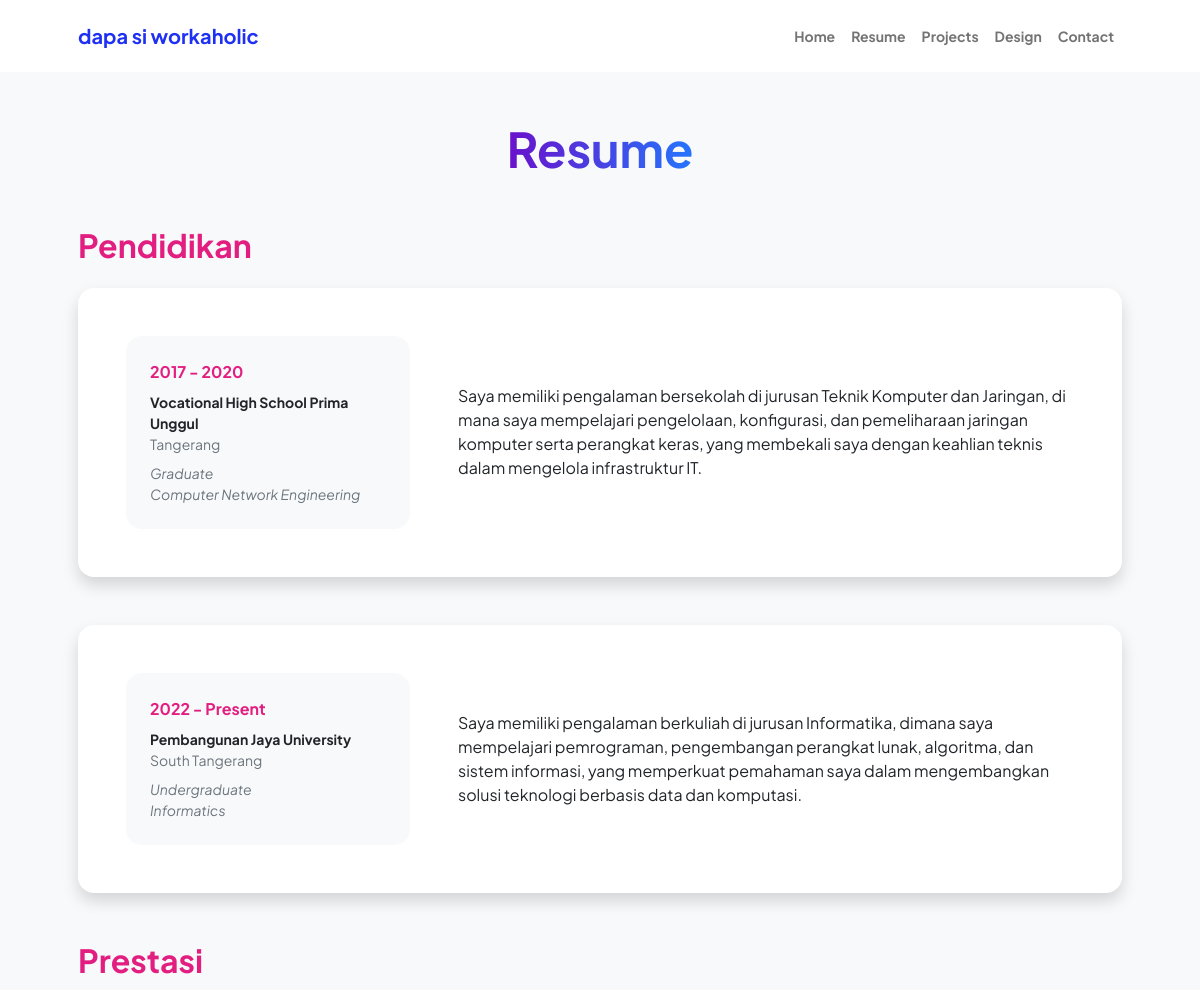
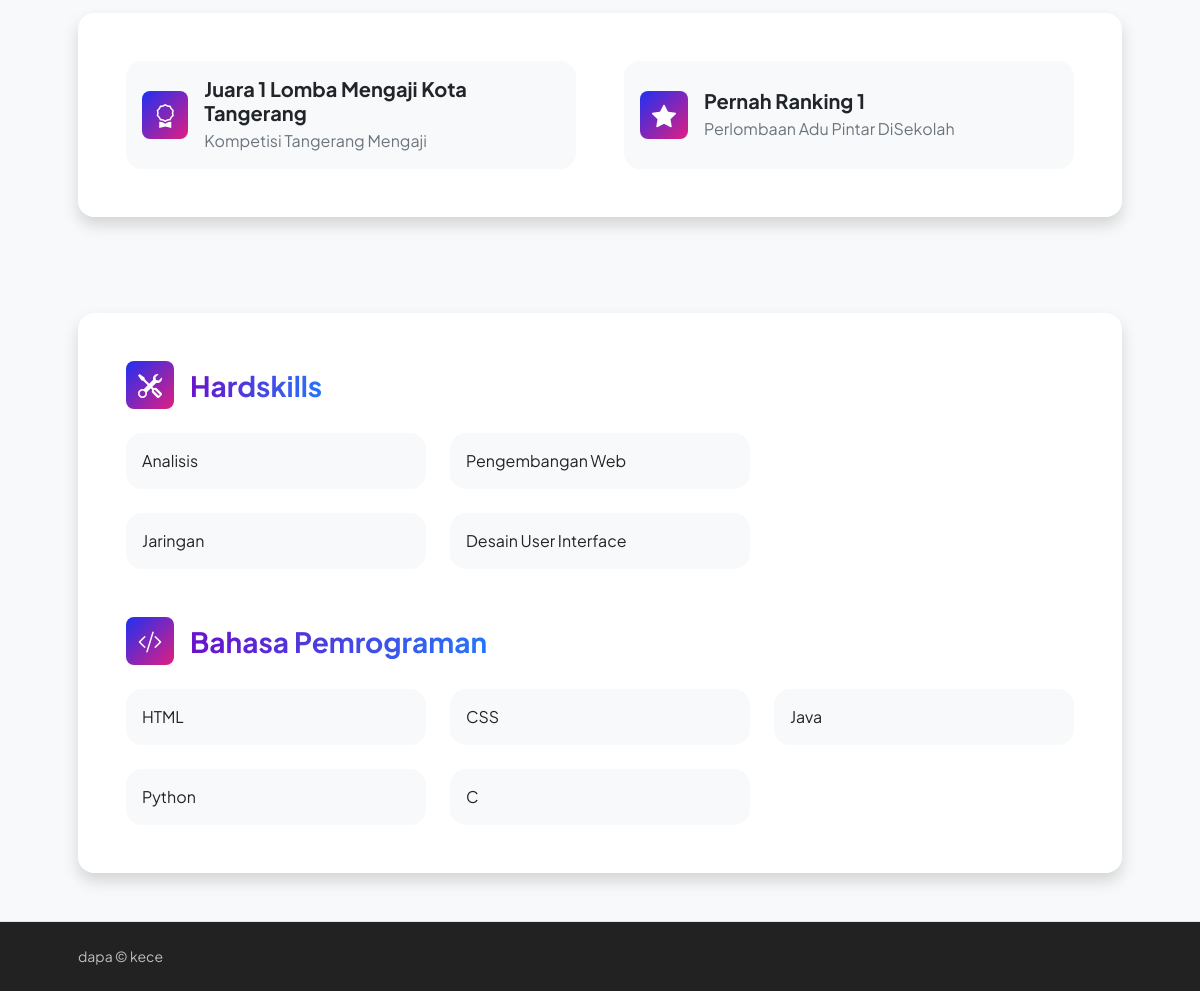
Screenshot of /resume.php with the database file from the repository (2 pictures, top to bottom).
### tables this page shows
CREATE TABLE `education` (
  `vocational` text NOT NULL,
  `university` text NOT NULL
);

### resume.php (the view, shortened to what this page needs)
<?php
include 'database.php';
$sql = "SELECT vocational, university FROM education";
$resulteducation = $koneksi->query($sql);
$education = null;
if ($resulteducation->num_rows > 0) {
    $education = $resulteducation->fetch_assoc();
} else {
    echo "------------";
}
?>
<!DOCTYPE html>
<html lang="en">
    <head>
        <link href="https://cdn.jsdelivr.net/npm/bootstrap-icons@1.8.1/font/bootstrap-icons.css" rel="stylesheet" />
        <link href="css/styles.css" rel="stylesheet" />
    </head>
    <body class="d-flex flex-column h-100 bg-light">
        <main class="flex-shrink-0">
            <?php include "navbar.php";?>
            <div class="container px-5 my-5">
                <div class="text-center mb-5">
                    <h1 class="display-5 fw-bolder mb-0"><span class="text-gradient d-inline">Resume</span></h1>
                </div>
                        <section>
                            <h2 class="text-secondary fw-bolder mb-4">Pendidikan</h2>
                            <div class="card shadow border-0 rounded-4 mb-5">
                                <div class="card-body p-5">
                                    <div class="row align-items-center gx-5">
                                        <div class="col text-center text-lg-start mb-4 mb-lg-0">
                                            <div class="bg-light p-4 rounded-4">
                                                <div class="text-secondary fw-bolder mb-2">2017 - 2020</div>
                                                <div class="mb-2">
                                                    <div class="small fw-bolder">Vocational High School Prima Unggul</div>
                                                    <div class="small text-muted">Tangerang</div>
                                                </div>
                                                <div class="fst-italic">
                                                    <div class="small text-muted">Graduate</div>
                                                    <div class="small text-muted">Computer Network Engineering</div>
                                                </div>
                                            </div>
                                        </div>
                                        <div class="col-lg-8"><?php echo $education ['vocational'] ?></div>
                                    </div>
                                </div>
                            </div>
                            <div class="card shadow border-0 rounded-4 mb-5">
                                <div class="card-body p-5">
                                    <div class="row align-items-center gx-5">
                                        <div class="col text-center text-lg-start mb-4 mb-lg-0">
                                            <div class="bg-light p-4 rounded-4">
                                                <div class="text-secondary fw-bolder mb-2">2022 - Present</div>
                                                <div class="mb-2">
                                                    <div class="small fw-bolder">Pembangunan Jaya University</div>
                                                    <div class="small text-muted">South Tangerang</div>
                                                </div>
                                                <div class="fst-italic">
                                                    <div class="small text-muted">Undergraduate</div>
                                                    <div class="small text-muted">Informatics</div>
                                                </div>
                                            </div>
                                        </div>
                                        <div class="col-lg-8"><?php echo $education ['university']?></div>
                                    </div>
                                </div>
                            </div>
                        </section>
                        <section>
                            <h2 class="text-secondary fw-bolder mb-4">Prestasi</h2>
                            <div class="card shadow border-0 rounded-4 mb-5">
                                <div class="card-body p-5">
                                    <div class="row gx-5 gy-4">
                                        <div class="col-md-6">
                                            <div class="d-flex align-items-center bg-light rounded-4 p-3 h-100">
                                                <div class="feature bg-primary bg-gradient-primary-to-secondary text-white rounded-3 me-3">
                                                    <i class="bi bi-award"></i>
                                                </div>
                                                <div>
                                                    <h5 class="fw-bolder mb-1">Juara 1 Lomba Mengaji Kota Tangerang</h5>
                                                    <p class="mb-0 text-muted">Kompetisi Tangerang Mengaji</p>
                                                </div>
                                            </div>
                                        </div>
                                        <div class="col-md-6">
                                            <div class="d-flex align-items-center bg-light rounded-4 p-3 h-100">
                                                <div class="feature bg-primary bg-gradient-primary-to-secondary text-white rounded-3 me-3">
                                                    <i class="bi bi-star-fill"></i>
                                                </div>
                                                <div>
                                                    <h5 class="fw-bolder mb-1">Pernah Ranking 1</h5>
                                                    <p class="mb-0 text-muted">Perlombaan Adu Pintar DiSekolah</p>
                                                </div>
                                            </div>
                                        </div>
                        </section>
                        <div class="pb-5"></div>
                        <section>
                            <div class="card shadow border-0 rounded-4 mb-5">
                                <div class="card-body p-5">
                                    <div class="mb-5">
                                        <div class="d-flex align-items-center mb-4">
                                            <div class="feature bg-primary bg-gradient-primary-to-secondary text-white rounded-3 me-3"><i class="bi bi-tools"></i></div>
                                            <h3 class="fw-bolder mb-0"><span class="text-gradient d-inline">Hardskills</span></h3>
                                        </div>
                                        <div class="row row-cols-1 row-cols-md-3 mb-4">
                                            <div class="col mb-4 mb-md-0"><div class="d-flex align-items-center bg-light rounded-4 p-3 h-100">Analisis</div></div>
                                            <div class="col"><div class="d-flex align-items-center bg-light rounded-4 p-3 h-100">Pengembangan Web</div></div>
                                        </div>
                                        <div class="row row-cols-1 row-cols-md-3">
                                            <div class="col mb-4 mb-md-0"><div class="d-flex align-items-center bg-light rounded-4 p-3 h-100">Jaringan</div></div>
                                            <div class="col"><div class="d-flex align-items-center bg-light rounded-4 p-3 h-100">Desain User Interface</div></div>
                                        </div>
                                    </div>
                                    <div class="mb-0">
                                        <div class="d-flex align-items-center mb-4">
                                            <div class="feature bg-primary bg-gradient-primary-to-secondary text-white rounded-3 me-3"><i class="bi bi-code-slash"></i></div>
                                            <h3 class="fw-bolder mb-0"><span class="text-gradient d-inline">Bahasa Pemrograman</span></h3>
                                        </div>
                                        <div class="row row-cols-1 row-cols-md-3 mb-4">
                                            <div class="col mb-4 mb-md-0"><div class="d-flex align-items-center bg-light rounded-4 p-3 h-100">HTML</div></div>
                                            <div class="col mb-4 mb-md-0"><div class="d-flex align-items-center bg-light rounded-4 p-3 h-100">CSS</div></div>
                                            <div class="col"><div class="d-flex align-items-center bg-light rounded-4 p-3 h-100">Java</div></div>
                                        </div>
                                        <div class="row row-cols-1 row-cols-md-3">
                                            <div class="col mb-4 mb-md-0"><div class="d-flex align-items-center bg-light rounded-4 p-3 h-100">Python</div></div>
                                            <div class="col"><div class="d-flex align-items-center bg-light rounded-4 p-3 h-100">C</div></div>
                                        </div>
                                    </div>
                                </div>
                            </div>
                        </section>
                    </div>
        </main>
        <?php include 'footer.php'; ?>
    </body>
</html>

### rows the page displays
education: vocational "Saya memiliki pengalaman bersekolah di jurusan Teknik Komputer dan Jaringan, di mana saya mempelajari pengelolaan, konfigurasi, dan pemeliharaan jaringan komputer serta perangkat keras, yang membekali saya dengan keahlian teknis dalam mengelola infrastruktur IT.", university "Saya memiliki pengalaman berkuliah di jurusan Informatika, dimana saya mempelajari pemrograman, pengembangan perangkat lunak, algoritma, dan sistem informasi, yang memperkuat pemahaman saya dalam mengembangkan solusi teknologi berbasis data dan komputasi."
